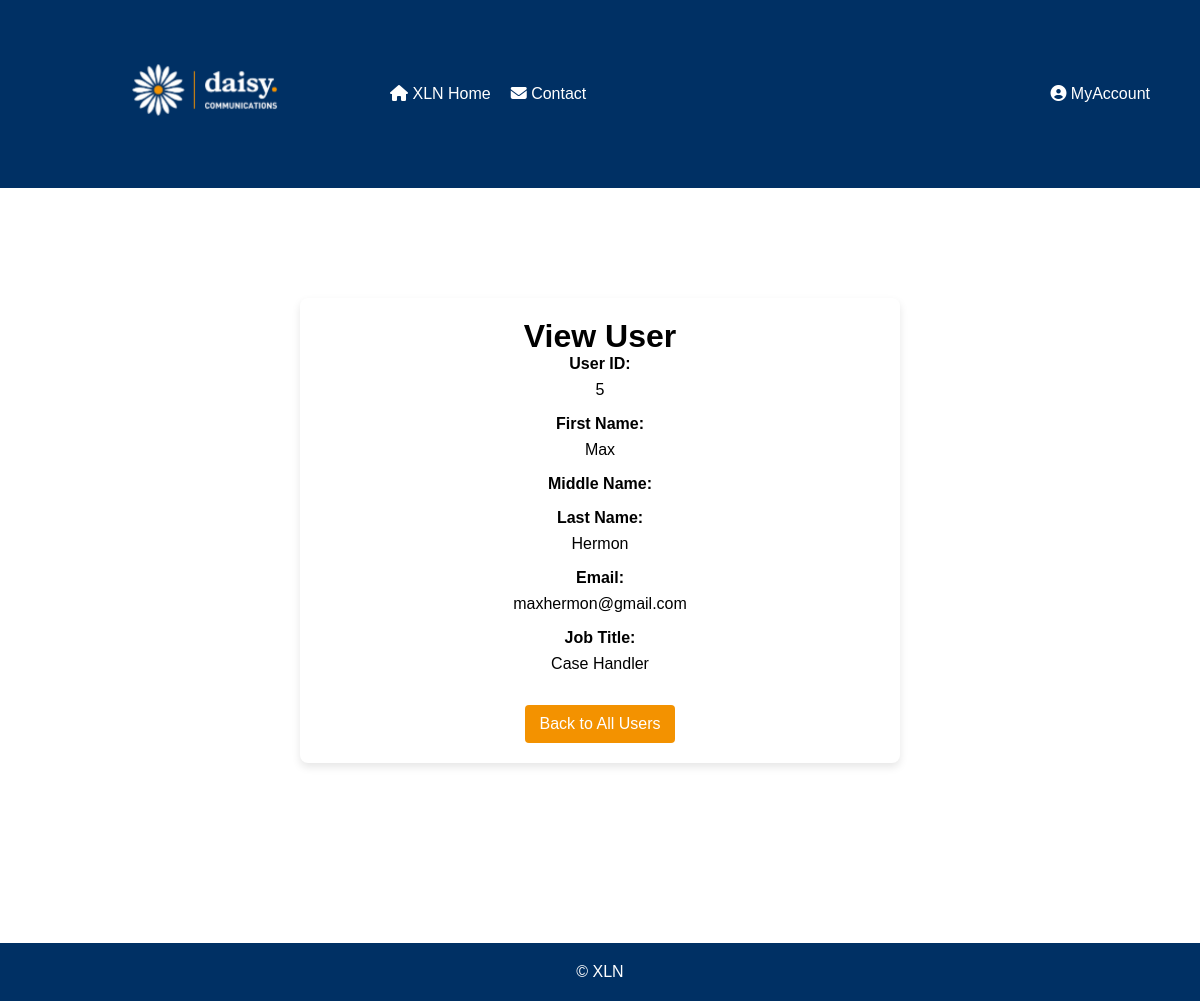
Before: /php/ViewUser.php?uid=5 with the older database file.
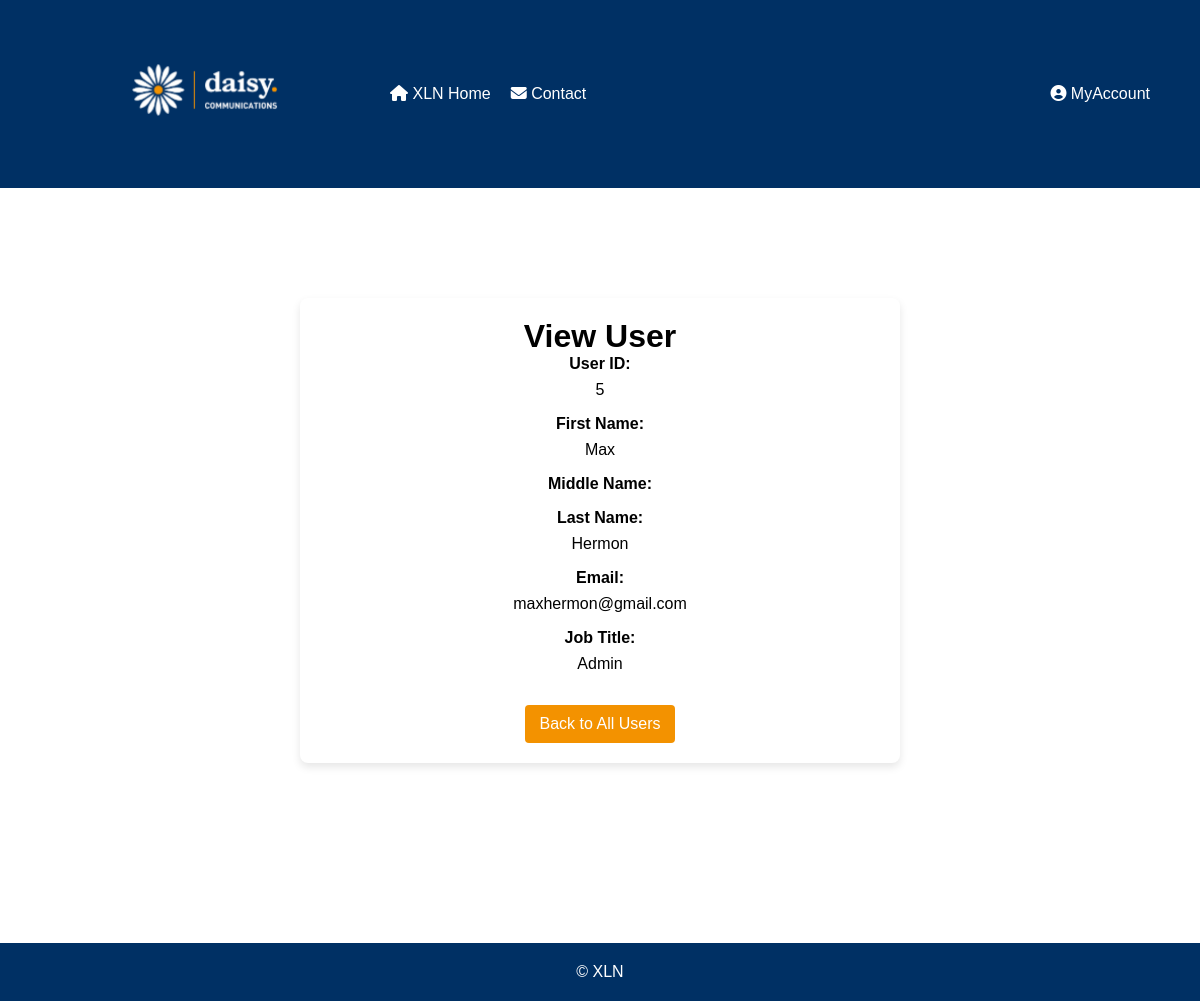
After: the same page with the newer database file.
### tables this page shows
CREATE TABLE users (
userID INTEGER PRIMARY KEY AUTOINCREMENT,
fName TEXT NOT NULL,
mName TEXT,
lName TEXT NOT NULL,
email TEXT NOT NULL UNIQUE CHECK (email LIKE '%_@_%._%'),
password TEXT NOT NULL,
jobID INT NULL,
FOREIGN KEY (jobID) REFERENCES jobs(jobID) ON UPDATE CASCADE ON DELETE CASCADE
);

CREATE TABLE "jobs" (
	"jobID"	INTEGER,
	"job"	TEXT NOT NULL,
	PRIMARY KEY("jobID" AUTOINCREMENT)
);

### php/ViewUser.php (the view, shortened to what this page needs)
<?php
$userID = isset($_GET['uid']) ? $_GET['uid'] : null;
$userData = null;
$db = new SQLite3('../data/XLN_new_DBA.db');
if ($userID) {
    $stmt = $db->prepare($sql = "SELECT u.*,
                                j.job AS job_name
                    FROM users u
                    LEFT JOIN jobs j ON u.jobID = j.jobID
                    WHERE u.userID = :userID");
    $stmt->bindValue(':userID', $userID, SQLITE3_INTEGER);
    $result = $stmt->execute();
    $userData = $result->fetchArray(SQLITE3_ASSOC);
}
?>
<!DOCTYPE html>
<html lang="en">
<head>
    <link rel="stylesheet" href="../css/EditCase.css">
    <link
    rel="stylesheet"
    href="https://cdnjs.cloudflare.com/ajax/libs/font-awesome/6.2.1/css/all.min.css"
  />
</head>
<body>
<header>
        <a href="Homepage.php"><img class="logo" src="../xlnLogo.png" alt="XLN Logo"></a>
        <nav>
            <ul class="left-menu">
                <li><a href="Homepage.php"><i class="fa-solid fa-house"></i> XLN Home</a></li>
                <li><a href="../html/Contact.html"><i class="fa-solid fa-envelope"></i> Contact</a></li>
            </ul>
            <ul class="right-menu">
                <li class="dropdown">
                    <a href="javascript:void(0)" class="dropbtn"><i class="fa-solid fa-circle-user"></i> MyAccount</a>
                </li>
            </ul>
        </nav>
    </header>
    <main>
        <div class="container">
            <h1>View User</h1>
            <?php if ($userData): ?>
                <div id="viewCaseForm">
                    <div class="form-group">
                        <label>User ID:</label>
                        <p><?php echo $userData['userID']; ?></p>
                    </div>
                    <div class="form-group">
                        <label>First Name:</label>
                        <p><?php echo $userData['fName']; ?></p>
                    </div>
                    <div class="form-group">
                        <label>Middle Name:</label>
                    </div>
                    <div class="form-group">
                        <label>Last Name:</label>
                        <p><?php echo $userData['lName']; ?></p>
                    </div>
                    <div class="form-group">
                        <label>Email:</label>
                        <p><?php echo $userData['email']; ?></p>
                    </div>
                    <div class="form-group">
                        <label>Job Title:</label>
                        <p><?php echo $userData['job_name']; ?></p>
                    </div>
                    <a href="UserManagement.php" class="button">Back to All Users</a>
                </div>
            <?php else: ?>
                <p>No User found or invalid User ID.</p>
                <a href="UserManagement.php">Back to All Users</a>
            <?php endif; ?>
        </div>
    </main>
    <footer>
        <p>&copy; <span id="year"></span> XLN</p>
    </footer>
</body>
</html>

Changed rows visible on the page:
changed users "Max": jobID.job "Case Handler" → "Admin"
